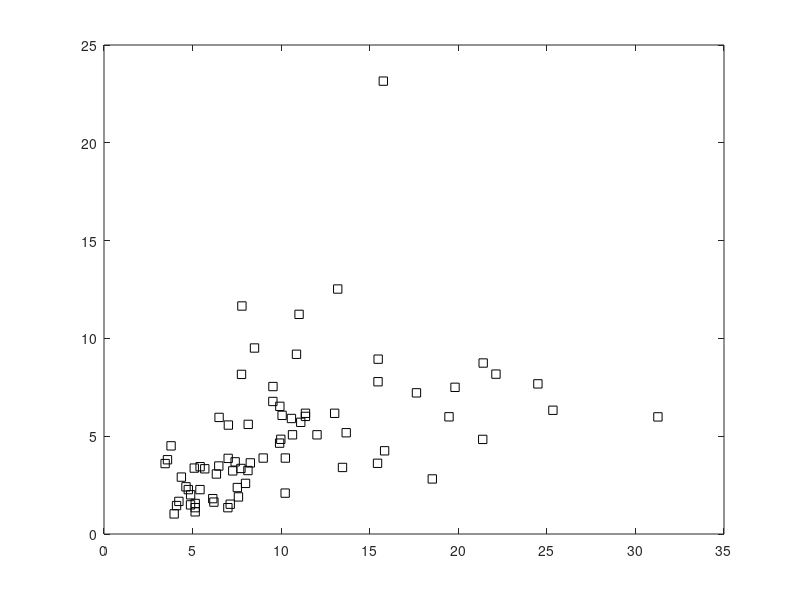

The MATLAB source for this figure: (Note: this script raises an error after producing the figure.)
% column 1 = depth (x-axis)
% column 2 = perimeter (y-axis)
Pe_De_alluvium = csvread('Pe-De_Alluvium.csv');
Pe_De_mud = csvread('Pe-De_Mudflats.csv');

% convert perimeter to diameter by dividing by pi
Pe_De_alluvium(:,2) = Pe_De_alluvium(:,2)/pi;
Pe_De_mud(:,2) = Pe_De_mud(:,2)/pi;

% plot data

figure(5);
fil_all = plot(Pe_De_alluvium(:,2), Pe_De_alluvium(:,1), 'ks');
fil_all.MarkerFaceColor = 'black';
fil_all.MarkerSize = 2;
hold on;
fil_mud = plot(Pe_De_mud(:,2), Pe_De_mud(:,1), 'k^');
fil_mud.MarkerFaceColor = 'black';
fil_mud.MarkerSize = 2;